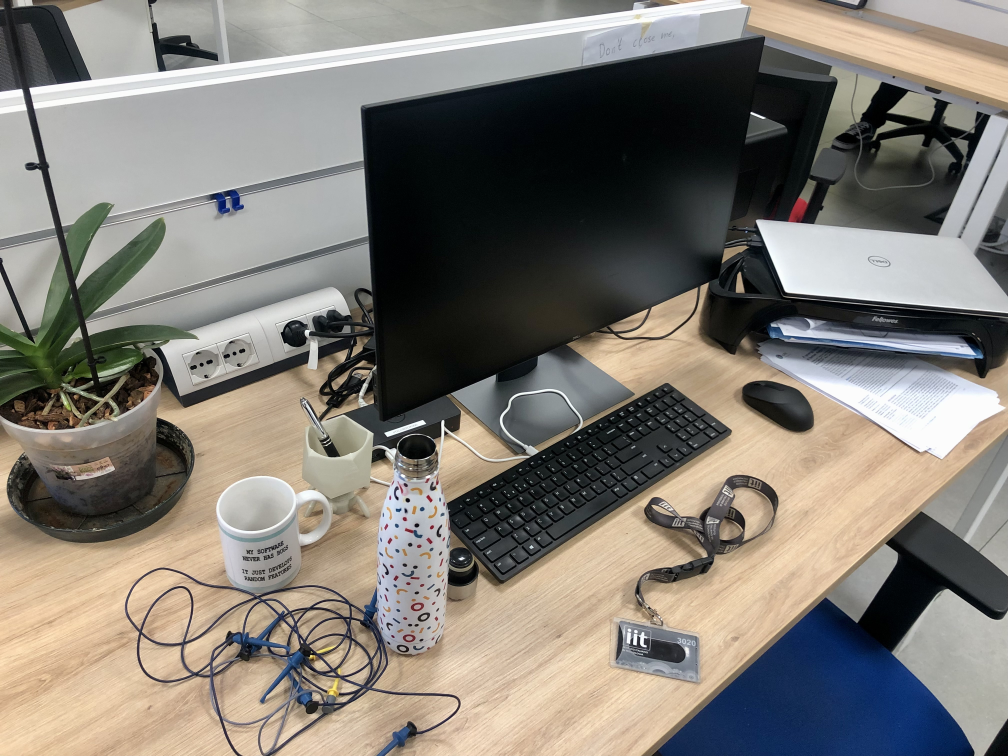
#> input picture desk_background.jpg, 4032 x 3024 px, found by its file name (shown at 1/4 size)
$ python movingShapes.py
#> lines starting #> are read from the running program, lines starting #| are printed output that depends on the picture; after the words box and inside, x2 and y2 are one past the last pixel; in counts of white or black regions, pixels touching at a corner belong together
import cv2
w = 1920
h = 1080
perc = 0.2
background_filename = "/usr/local/src/affine2dtracking/desk_background.jpg"
shape_filename = "/usr/local/src/affine2dtracking/shapes/military_star.png"
output_filepath = "/data/star_military/translation_y_1920x1080"
motion_type = 2  # 1-> tx, 2-> ty, 3-> rot, 4-> scale, 5-> combined
change_direction = False
sum_tx = 0
sum_ty = 0
sum_rot = 0
tot_sc = 1
count = 0
count_pass_by_origin = 0

background_image = cv2.imread(background_filename, cv2.IMREAD_COLOR)
#> background_image is the input picture: shape (3024, 4032, 3); mean B, G, R 116.9, 124.4, 129.3
shape_image_color = cv2.imread(shape_filename, cv2.IMREAD_COLOR)
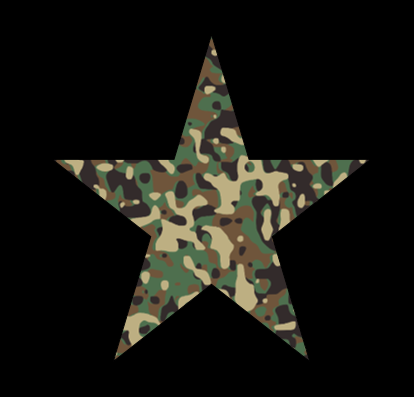
#> input picture shapes/military_star.png, 414 x 397 px, found by its file name
#> shape_image_color is the input picture: shape (397, 414, 3); mean B, G, R 15.7, 20.9, 21.4
shape_image_color = cv2.resize(shape_image_color, (int(perc*w),int(perc*w)))
#> shape_image_color: shape (384, 384, 3)

if (motion_type==3 or motion_type == 4):
    shape_image_color = cv2.copyMakeBorder(shape_image_color, 100, 100, 100, 100, cv2.BORDER_CONSTANT, None, value=0 )

if (motion_type == 5):
    shape_image_color = cv2.copyMakeBorder(shape_image_color, 50, 50, 50, 50, cv2.BORDER_CONSTANT, None, value=0 )

shape_image_grey = cv2.cvtColor(shape_image_color, cv2.COLOR_BGR2GRAY)
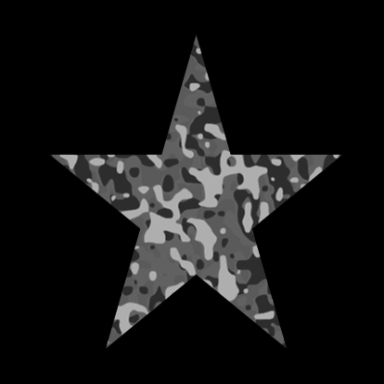
#> shape_image_grey: shape (384, 384); min 0, max 184, mean 20.4

resized_background = cv2.resize(background_image, (w,h));

initial_position = (int(w/2), int(h/2))

rows_shape_color, cols_shape_color = shape_image_color.shape[:2]
#> rows_shape_color = 384; cols_shape_color = 384

while(1):

    if ( not change_direction):
        if (motion_type==1):
            sum_tx += 1
        if (motion_type==2):
            sum_ty += 1
        if (motion_type==3):
            sum_rot += 0.3
        if (motion_type==4):
            tot_sc = tot_sc*1.001
    else:
        if (motion_type==1):
            sum_tx -= 1
        if (motion_type==2):
            sum_ty -= 1
        if (motion_type==3):
            sum_rot -= 0.3
        if (motion_type==4):
            tot_sc = tot_sc*0.999

    new_position = (initial_position[0] + sum_tx, initial_position[1] + sum_ty)

    rot_mat = cv2.getRotationMatrix2D((cols_shape_color/2, rows_shape_color/2), sum_rot, tot_sc)
#> rot_mat = [[1, 0, 0], [0, 1, 0]]
    warped_shape_image_color = cv2.warpAffine(shape_image_color, rot_mat, (rows_shape_color, cols_shape_color))

    warped_shape_image_grey = cv2.warpAffine(shape_image_grey, rot_mat, (rows_shape_color, cols_shape_color))

    shape_rect, shape_mask = cv2.threshold(warped_shape_image_grey, 40, 255, cv2.THRESH_BINARY_INV);
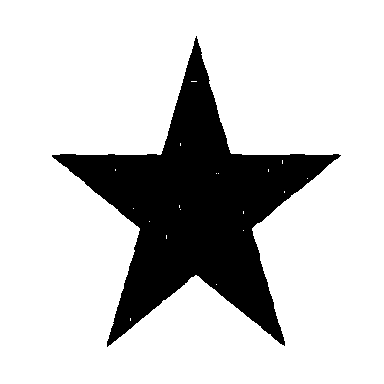
#> shape_mask: shape (384, 384); 79.8% white; 1 black region, box (x1, y1, x2, y2) and area: (52, 36, 341, 347) 29823
    shape_mask_inv = cv2.bitwise_not(shape_mask)

    rows_mask, cols_mask = shape_mask.shape
#> rows_mask = 384; cols_mask = 384

    sw = int(cols_shape_color/2)
#> sw = 192
    sh = int(rows_shape_color/2)
#> sh = 192

    shape_bg = cv2.bitwise_and(warped_shape_image_color, warped_shape_image_color, mask=shape_mask_inv)
    paste_background_region = resized_background[(new_position[1]-sh):(new_position[1]+sh), (new_position[0]-sw):(new_position[0]+sw)]
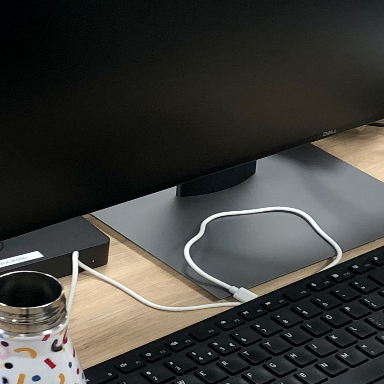
#> paste_background_region: shape (384, 384, 3); mean B, G, R 57.9, 62.3, 62.3
    paste_rows, paste_cols = paste_background_region.shape[:2]
#> paste_rows = 384; paste_cols = 384

    background_fg = cv2.bitwise_and(paste_background_region, paste_background_region, mask=shape_mask[0:paste_rows, 0:paste_cols])
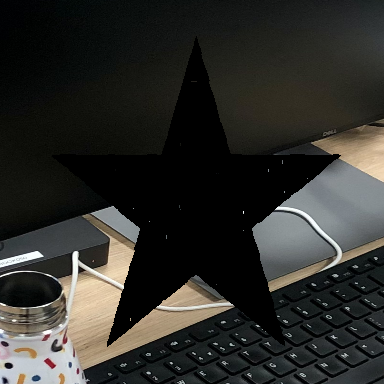
#> background_fg: shape (384, 384, 3); mean B, G, R 42.3, 46, 46.3

    out_img = cv2.add(shape_bg,background_fg)
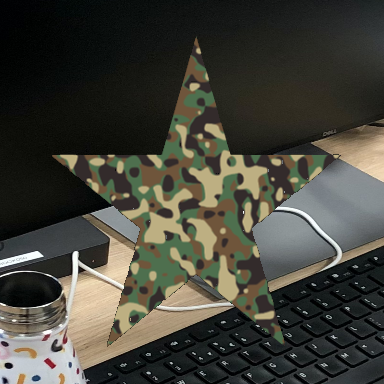
#> out_img: shape (384, 384, 3); mean B, G, R 57.8, 66.7, 67.5

    current_background = resized_background.copy()
    current_background[(new_position[1]-sh):(new_position[1]+sh), (new_position[0]-sw):(new_position[0]+sw)] = out_img
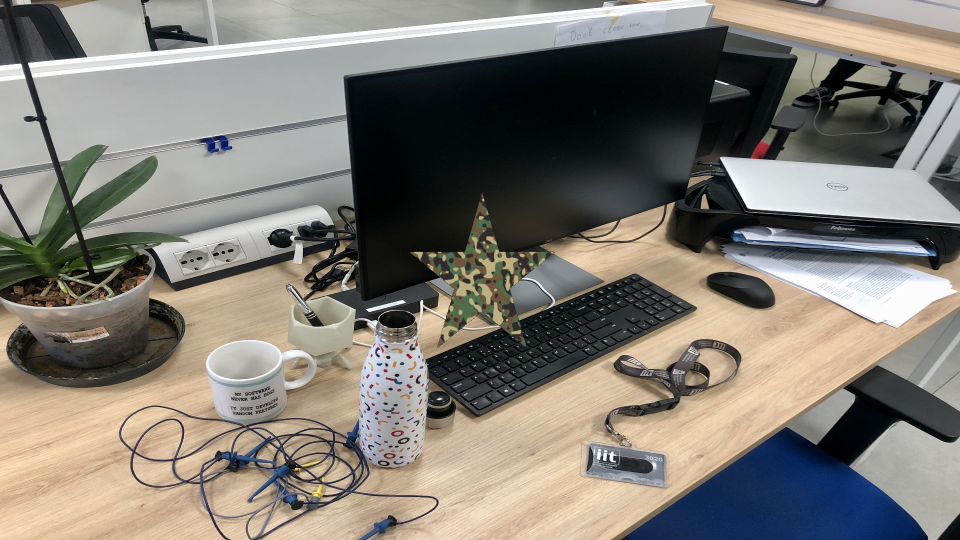
#> current_background: shape (1080, 1920, 3) (shown at 1/2 size); mean B, G, R 116.8, 124.6, 129.5

    if ((sum_tx >= w/2-sw) or (sum_ty >= h/2-sh) or sum_rot > 91 or tot_sc>1.5) and  not change_direction:
        change_direction = True
        print("direction changed")
        sum_sc = 0
    elif ((sum_tx <= -(w/2-sw) or (sum_ty <= -(h/2-sh)) or sum_rot<-91 or tot_sc<0.5) and change_direction):
        change_direction = False
        print("direction changed")
        sum_sc = 0

    if (count<10):
        cv2.imwrite(output_filepath+"/image-0000"+str(count)+".jpg", resized_background)
    elif (count<100):
        cv2.imwrite(output_filepath+"/image-000"+str(count)+".jpg", resized_background)
    elif (count<1000):
        cv2.imwrite(output_filepath+"/image-00"+str(count)+".jpg", resized_background)
    elif (count<10000):
        cv2.imwrite(output_filepath+"/image-0"+str(count)+".jpg", resized_background)
    else:
        cv2.imwrite(output_filepath+"/image-"+str(count)+".jpg", resized_background)

    count += 1

    cv2.imshow("final output", current_background)
    cv2.waitKey(1)

    if (motion_type == 1):
        if (new_position[0] == w/2):
            if (count_pass_by_origin==1):
                break
            count_pass_by_origin+=1
            print("hey")

    if (motion_type == 2):
        if (new_position[1] == h/2):
            if (count_pass_by_origin==1):
                break
            count_pass_by_origin+=1
            print("hey")

    if(motion_type == 3):
        if (sum_rot < 0.01 and sum_rot > -0.01):
            if (count_pass_by_origin==1):
                break
            count_pass_by_origin += 1
            print("hey")

    if (motion_type == 4):
        if (tot_sc < 1.001 and tot_sc > 1):
            if (count_pass_by_origin==1):
                break
            count_pass_by_origin+=1
            print("hey")
